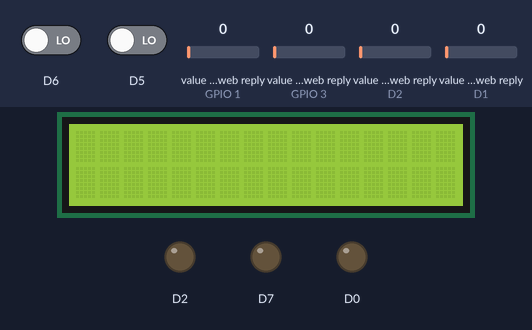
Bench run of a sketch on a simulated ESP8266 (NodeMCU). On the bench: 16×2 character LCD, output pins drawn as LEDs (lit = HIGH). The inputs (shaded band) are chosen by the test bench; at power-on: D6 LOW, D5 LOW, value in the web reply (sensors on GPIO 1, GPIO 3, D2, D1) 0. WiFi joins after 1.5 s; servers stay silent unless stated; the local clock reads 2024-03-15 10:24:30 at power-on unless the sketch sets it; web services answer with replies made up by the test bench; what the sketch prints to the serial monitor is not drawn.

Above: at 0.2 s.
At 5.34 s:
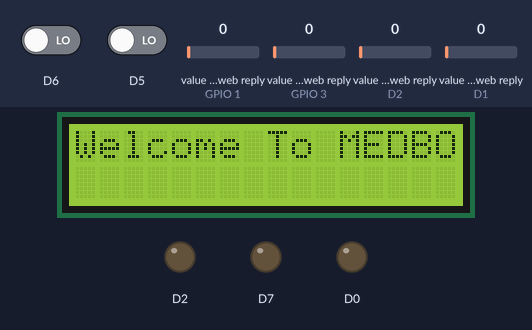
At 9.8 s:
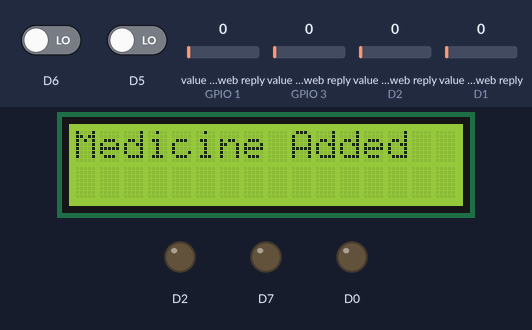

The sketch:

main.ino
```cpp
#include "ThingSpeak.h"
#include "secrets.h"
#include "setup.h"
#include <ESP8266WiFi.h>
#include <time.h>
#include <Wire.h>
#include <LiquidCrystal_I2C.h>

unsigned long myChannelNumber = SECRET_CH_ID;
const char * myWriteAPIKey = SECRET_WRITE_APIKEY;
char ssid[] = SECRET_SSID;
char pass[] = SECRET_PASS;
int keyIndex = 0;  // your network key index number (needed only for WEP)
float timezone = 6.5 * 3600; //6.5 refers to IST
int dst = 0;

#include "alarms.h"
#include "conf.h"
#include "decrypt.h"

WiFiClient  client;
LiquidCrystal_I2C lcd(0x27,16,2);

int statusCode = 0;

const int FieldNumber1 = 1;
const int FieldNumber2 = 2;
const int FieldNumber3 = 3;
const int FieldNumber4 = 4;
const int FieldNumber5 = 5;

  void not_taken(){

  }

void error(){

  Serial.println("Unable to read");
  Serial.println("or No internet!");
  lcd.clear();
  lcd.print("Unable to read");

}

void data() {}

void setup() {

  Serial.begin(115200);
  delay(100);

  Wire.begin(D4,D3);
  lcd.begin();
  lcd.backlight();
  lcd.home();

  WiFi.mode(WIFI_STA);
  ThingSpeak.begin(client);
  conf_time();

  Serial.println("\nTime response....OK");

  //compartment 1
  pinMode (5,INPUT);
  pinMode (16,OUTPUT);
  //compartment 2
  pinMode (14,INPUT);
  pinMode (4,OUTPUT);
  //compartment 3
  pinMode (12,INPUT);
  pinMode (13,OUTPUT);

  //digitalWrite(16,HIGH);
  //digitalWrite(4,HIGH);
  //digitalWrite(13,HIGH);
}

void loop() {
  int x = 0;
  conf_wifi();
  lcd.clear();
  lcd.print("Welcome To MEDBO");
    //***********************************************************************************************//
    long med_temp1 = ThingSpeak.readLongField(SECRET_CH_ID, FieldNumber1, SECRET_READ_APIKEY);
    statusCode = ThingSpeak.getLastReadStatus();

    char buffer [50] ;

    long a = 68738380827378;
    int n = sprintf (buffer, "%lu", a);

    for(int i = 1; i < n; i +=2 ){

        int first = buffer[i-1] - 48;
        int second = buffer[i]- 48;

        char asciCode = first*10 + second;
        Serial.print(asciCode);
        lcd.clear();
        lcd.print(asciCode);

    }

    if (statusCode == 200) {
      Serial.println("Medcine Name1 :");
      Serial.println(med_temp1);
      //lcd.clear()
      //lcd.print(med_temp1);
    }

    else {error();}

    delay(100);
  //***********************************************************************************************//
    /*long med_temp2 = ThingSpeak.readLongField(SECRET_CH_ID, FieldNumber2, SECRET_READ_APIKEY);
    statusCode = ThingSpeak.getLastReadStatus();

    if (statusCode == 200) {
      Serial.println("Medcine Name2 :");
      Serial.println(med_temp2);

    }
    else {error();}

    delay(100);*/
  //***********************************************************************************************//
    long hour = ThingSpeak.readLongField(SECRET_CH_ID, FieldNumber3, SECRET_READ_APIKEY);
    statusCode = ThingSpeak.getLastReadStatus();

    if (statusCode == 200) {
      Serial.println("Hour:");
      Serial.println(hour);
      //lcd.clear();
      //lcd.print(hour);
    }
    else {error();}

    delay(100);
  //***********************************************************************************************//
    long minute = ThingSpeak.readLongField(SECRET_CH_ID, FieldNumber4, SECRET_READ_APIKEY);
    statusCode = ThingSpeak.getLastReadStatus();

    if (statusCode == 200) {
      Serial.println("Minute:");
      Serial.println(minute);
      //lcd.clear();
      //lcd.print(minute);
    }
    else {error();}

    delay(100);
  //***********************************************************************************************//
    long compno = ThingSpeak.readLongField(SECRET_CH_ID, FieldNumber5, SECRET_READ_APIKEY);
    statusCode = ThingSpeak.getLastReadStatus();

    if (statusCode == 200) {
      Serial.println("Compartment No. :");
      Serial.println(compno);
      //lcd.clear();
      // lcd.print(compno);
    }
    else {error();}

    delay(3000);


  String alarm_hour_1;
  //a = String("0");
  int alarm_minute_1 = minute;
  alarm_hour_1 = hour;

  String alarm_hour_2;
  //b = String("0");
  int alarm_minute_2 = minute;
  alarm_hour_2 = hour;

  String alarm_hour_3;
  //c = String("0");
  int alarm_minute_3 = minute;
  alarm_hour_3 = hour;

  int valueA0 = 1;

  display_time();

  time_t now = time(nullptr);
  struct tm* p_tm = localtime(&now);
  int mini = (p_tm->tm_min);
  int hr = (p_tm->tm_hour);

  int comp_input_1 = digitalRead(5);
  Serial.println(comp_input_1);

  int comp_input_2 = digitalRead(14);
  Serial.println(comp_input_2);

  int comp_input_3 = digitalRead(12);
  Serial.println(comp_input_3);

//*******************************************************************************
  if ((String(hr) == alarm_hour_1) && (mini == alarm_minute_1) && (compno == 1)){
      digitalWrite(16,HIGH);
      Serial.println("its high");
      Serial.println(alarm_minute_1+2);
      if (comp_input_1 == 1){
          digitalWrite(16,LOW);
          delay(60000);
        }
      if (mini == alarm_minute_1+2) {
        int valueA0 = 1;
        int httpCode = ThingSpeak.writeField(myChannelNumber, 1, valueA0, myWriteAPIKey);
        if (httpCode == 200) {
          Serial.println("Channel write successful.");
          }
        else {
          Serial.println("Problem writing to channel. HTTP error code " + String(httpCode));
          }
        }
      }
  else {
      digitalWrite(16,LOW);
      Serial.println("its low");
  }

//*******************************************************************************
  if ((String(hr) == alarm_hour_2) && (mini == alarm_minute_2)&& (compno == 2)){
      digitalWrite(4,HIGH);
      lcd.clear();
      lcd.print("Take Your Pill");
      lcd.setCursor(0,1);
      lcd.print("Disprin");
      lcd.setCursor(0,0);
      delay(10000);
      Serial.println("its high");
      if (comp_input_2 == 1){
          digitalWrite(4,LOW);
          lcd.clear();
        lcd.print("Take Your Pill");
      lcd.setCursor(0,1);
      lcd.print("Disprin");
      lcd.setCursor(0,0);
          delay(60000);
        }
      else {

        }
  }
  else {
      digitalWrite(4,LOW);
      Serial.println("its low");
  }
//*******************************************************************************
 if ((String(hr) == alarm_hour_3) && (mini == alarm_minute_3)&& (compno == 3)){
      digitalWrite(13,HIGH);
      Serial.println("its high");
      if (comp_input_3 == 1){
          digitalWrite(13,LOW);
          delay(60000);
        }
      else {
        }
  }
  else {
      digitalWrite(13,LOW);
      Serial.println("its low");
  }

  //decrypt_data();
  lcd.clear();
  lcd.print("Medicine Added");
//*******************************************************************************
  delay(5000);
}
```

alarms.h
```cpp
//#include "setup.h"
/*int alarm_minute_1 = 00;
int alarm_hour_1 = 00;

int alarm_minute_2 = 59;
int alarm_hour_2 = String("0") + String(hour);

int alarm_minute_3 = 00;
int alarm_hour_3 = 00;*/
```

conf.h
```cpp
void conf_time() {
  configTime(timezone, dst, "pool.ntp.org","time.nist.gov");
  Serial.println("\nWaiting for Internet time");
  while(!time(nullptr)){
      Serial.print("*");
      delay(1000);
  }
}

void conf_wifi() {
  if (WiFi.status() != WL_CONNECTED) {
      Serial.print("Attempting to connect to SSID: ");
      Serial.println(SECRET_SSID);
      while (WiFi.status() != WL_CONNECTED) {
          WiFi.begin(ssid, pass); // Connect to WPA/WPA2 network. Change this line if using open or WEP network
          Serial.print(".");
          delay(5000);
    }
    Serial.println("\nConnected.");
  }
}
void display_time(){

  time_t now = time(nullptr);
  struct tm* p_tm = localtime(&now);
  Serial.print(p_tm->tm_mday);
  Serial.print("/");
  Serial.print(p_tm->tm_mon + 1);
  Serial.print("/");
  Serial.print(p_tm->tm_year + 1900);

  Serial.print(" ");

  Serial.print(p_tm->tm_hour);
  Serial.print(":");
  Serial.print(p_tm->tm_min);
  Serial.print(":");
  Serial.println(p_tm->tm_sec);

}
```

decrypt.h
```cpp
/*#include "setup.h" //med_temp1, med_temp2, hour, minute, compno

void decrypt_data(){


  int half_name = med_temp1;
  int other_half = med_temp2;
  String mystr mystr1;

  char array1[14];
  char array2[14];

  mystr += half_name;
  mystr1 += other_half;

  mystr.toCharArray(array1,14);
  mystr1.toCharArray(array2,14);

  Serial.println(array1[0]);
  Serial.println(array1[1]);
  Serial.println(array1[2]);
  Serial.println(array1[3]);
  Serial.println(array1[4]);
  Serial.println(array1[5]);
  Serial.println(array1[6]);
  Serial.println(array1[7]);

  Serial.println("    ");

  Serial.println(array2[0]);
  Serial.println(array2[1]);
  Serial.println(array2[2]);
  Serial.println(array2[3]);
  Serial.println(array2[4]);
  Serial.println(array2[5]);
  Serial.println(array2[6]);
  Serial.println(array2[7]);

  delay(1000);


  }*/

 /* void temp(){
    long med = 68738380827378;
    long int med_name = med;

    String name_of_med;

    char array1[14];
    name_of_med += med_name
    name_of_med.toCharArray(array1,14);
    s

    }*/
```

secrets.h
```cpp
#define SECRET_SSID "inti"
#define SECRET_PASS "12345678"

#define SECRET_CH_ID 1061297
#define SECRET_WRITE_APIKEY "5E88DL24PBL8WOSN"
#define SECRET_READ_APIKEY  "DSD6A64DYTXVC3NR"
```

setup.h
```cpp
/*
#include "secrets.h"

int statusCode = 0;

const int FieldNumber1 = 1;
const int FieldNumber2 = 2;
const int FieldNumber3 = 3;
const int FieldNumber4 = 4;
const int FieldNumber5 = 5;


void error(){
  Serial.println("Unable to read");
  Serial.println("or No internet!");
}

void data() {

  long med_temp1 = ThingSpeak.readLongField(SECRET_CH_ID, FieldNumber1, SECRET_READ_APIKEY);
  statusCode = ThingSpeak.getLastReadStatus();

  if (statusCode == 200) {
    Serial.println("Medcine Name1 :");
    Serial.println(med_temp1);
  }
  else {error();}

  delay(100);

  long med_temp2 = ThingSpeak.readLongField(SECRET_CH_ID, FieldNumber2, SECRET_READ_APIKEY);
  statusCode = ThingSpeak.getLastReadStatus();

  if (statusCode == 200) {
    Serial.println("Medcine Name2 :");
    Serial.println(med_temp2);
  }
  else {error();}

  delay(100);

  long hour = ThingSpeak.readLongField(SECRET_CH_ID, FieldNumber3, SECRET_READ_APIKEY);
  statusCode = ThingSpeak.getLastReadStatus();

  if (statusCode == 200) {
    Serial.println("Hour:");
    Serial.println(hour);
  }
  else {error();}

  long minute = ThingSpeak.readLongField(SECRET_CH_ID, FieldNumber4, SECRET_READ_APIKEY);
  statusCode = ThingSpeak.getLastReadStatus();

  if (statusCode == 200) {
    Serial.println("Minute:");
    Serial.println(minute);
  }
  else {error();}

  long compno = ThingSpeak.readLongField(SECRET_CH_ID, FieldNumber5, SECRET_READ_APIKEY);
  statusCode = ThingSpeak.getLastReadStatus();

  if (statusCode == 200) {
    Serial.println("Compartment No. :");
    Serial.println(compno);
  }
  else {error();}


  /*
  int half_name = med_temp1;
  int other_half = med_temp2;
  String mystr;
  String mystr1;
  String l1;
  String l2;
  String l3;
  String l4;
  String l5;
  String l6;
  String l7;
  String l8;
  //String z;

  char array1[14];
  char array2[14];
  char array3[2];

  mystr += half_name;
  mystr1 += other_half;

  mystr.toCharArray(array1,14);
  mystr1.toCharArray(array2,14);

  l1 = String(array1[0]) + String(array1[1]);
  l1.toCharArray(array3,2);
#define z array3;
  l2 = String(array1[2]) + String(array1[3]);
  l3 = String(array1[4]) + String(array1[5]);
  l4 = String(array1[6]) + String(array1[7]);

  l5 = String(array2[0]) + String(array2[1]);
  l6 = String(array2[2]) + String(array2[3]);
  l7 = String(array2[4]) + String(array2[5]);
  l8 = String(array2[6]) + String(array2[7]);

  //c = char(z);
  #define v typeof(z);
  Serial.println(v);
  Serial.println(array1[2]);
  Serial.println(array1[3]);
  Serial.println(array1[4]);
  Serial.println(array1[5]);
  Serial.println(array1[6]);
  Serial.println(array1[7]);

  Serial.println("    ");

  Serial.println(array2[0]);
  Serial.println(array2[1]);
  Serial.println(array2[2]);
  Serial.println(array2[3]);
  Serial.println(array2[4]);
  Serial.println(array2[5]);
  Serial.println(array2[6]);
  Serial.pri ntln(array2[7]);

  //delay(1000);  */
  //delay(3000);

//}*/
```

Measured:
- by itself, everything shown: repeats every 9.6 s, in 3 steps
- what the display in image 0 shows lasts 5.1 s, from 0.1 s to 5.2 s
- what the display in image 2 shows lasts 5.0 s, from 9.7 s to 14.7 s
